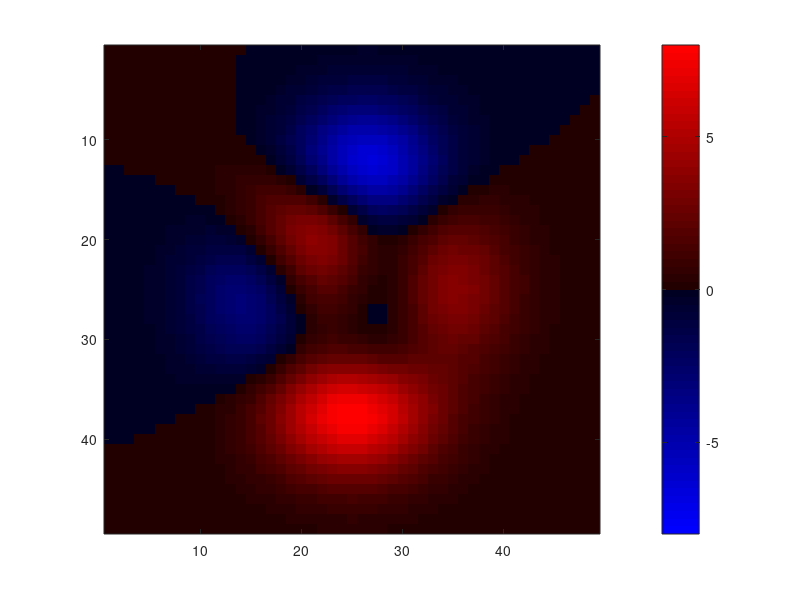

The MATLAB source for this figure:
function dg_rbcolormapdemo
% This is a demonstration of the red-blue colormap contained in
% 'dg_rbcolormap.mat'.  'dg_rbcolormap.mat' contains just one variable
% named 'rbcolormap'.  It is a 64-color colormap useful for creating
% pseudocolor images (e.g. using 'imagesc') that look similar both to
% trichromats and to red-green colorblind people.  It prints well in native
% RGB color mode and when transformed to CMYK color mode. The resolution of
% extreme values is ever so slightly better in RGB mode when printed.

%$Rev: 202 $
%$Date: 2014-07-24 15:15:09 -0400 (Thu, 24 Jul 2014) $
%$Author: dgibson $

load('dg_rbcolormap.mat');
hF = figure;
imagesc(peaks);
caxis([-8 8]);
colorbar;
set(hF, 'colormap', rbcolormap);
